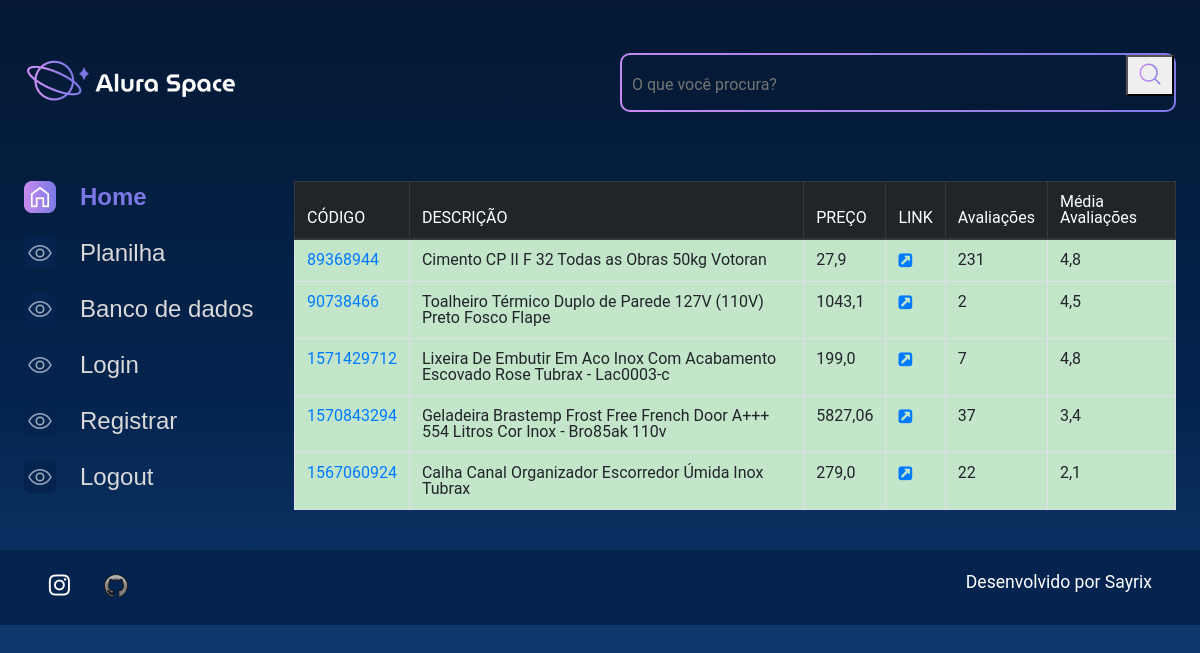
Before: /dados with the older database file.
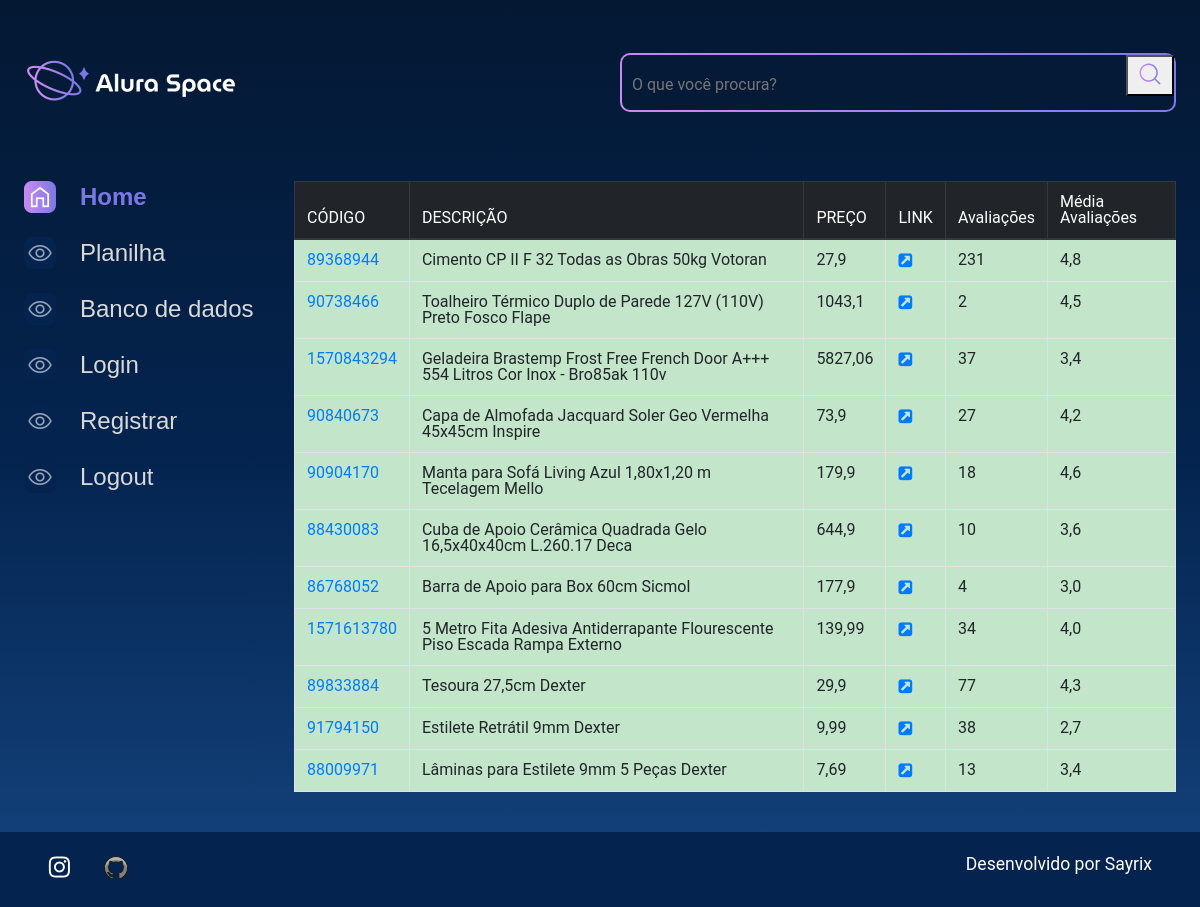
After: the same page with the newer database file.
### produtos/models.py (models this page shows, shortened)
class Produto(models.Model):
    lm = models.CharField(max_length=20, primary_key=True, null=False, blank=False)
    titulo = models.CharField(max_length=130, null=False, blank=False)
    preco = models.FloatField(max_length=10, null=False, blank=False)
    link = models.CharField(max_length=250, null=False, blank=False)
    avaliacoes = models.IntegerField(null=False, blank=False)
    media_avaliacoes = models.FloatField(max_length=4, null=False, blank=False)
    data_produto = models.DateTimeField(default=datetime.now, blank=False)
    foto = models.ImageField(blank=True)
    usuario = models.ForeignKey(
        to=User,
        on_delete=models.SET_NULL,
        null=True,
        blank=False,
        related_name="user",
    )

### produtos/views.py (the view)
# urls.py: path('dados', dados, name='dados'),
def dados(request):
    dados = Produto.objects.all()
    return render(request, 'produtos/dados.html', {'dados': dados})

### templates/produtos/dados.html
{% extends 'produtos/base.html' %}
{% load static %}
{% block content %}
<section>
    <table class="table table-striped table-bordered table-hover">
        <thead class="thead-dark">
            <tr>
                <th scope="col">CÓDIGO</th>
                <th scope="col">DESCRIÇÃO</th>
                <th scope="col">PREÇO</th>
                <th scope="col">LINK</th>
                <th scope="col">Avaliações</th>
                <th scope="col">Média Avaliações</th>
            </tr>
        </thead>
        <tbody>
            {% if dados %}
            {% for dado in dados %}
            <tr class="table-success">
                <td><a href="{% url 'detalhe_produto' %}?lm={{ dado.lm}}&titulo={{dado.titulo}}&foto={{dado.foto}}" target="_blank">{{ dado.lm }}</a></td>
                <td>{{ dado.titulo }}</td>
                <td>{{ dado.preco }}</td>
                <td><a href="{{ dado.link }}" target="_blank"><i class="fa fa-external-link-square" aria-hidden="true"></i></a></td>
                <td>{{ dado.avaliacoes }}</td>
                <td>{{ dado.media_avaliacoes }}</td>
            </tr>
            {% endfor %}
            {%endif%}
        </tbody>
    </table>
</section>
</div>
{% endblock %}

### templates/produtos/base.html (shortened to what this page needs)
{% load static %}
<!DOCTYPE html>
<html lang="pt-br">
<head>
    <link rel="stylesheet" href="https://cdn.jsdelivr.net/npm/bootstrap@4.0.0/dist/css/bootstrap.min.css">
    <link rel="stylesheet" href="{% static '/styles/style.css' %}">
    <link rel="stylesheet" href="https://cdnjs.cloudflare.com/ajax/libs/font-awesome/4.7.0/css/font-awesome.min.css">
</head>
<body>
    {% include 'partials/_menu.html' %}
    {% block content %}
    {% endblock %}
    {% include 'partials/_footer.html' %}
</body>
</html>

### templates/partials/_menu.html (shortened to what this page needs)
{% load static %}
<div class="pagina-inicial">
    <header class="cabecalho">
        <a href="{% url 'index' %}"><img src="{% static '/assets/logo/logo(2).png' %}" alt="Logo da Alura Space" /></a>
        <div class="cabecalho__busca">
            <div class="busca__fundo">
                <form action="{% url 'buscar' %}">
                    <input class="busca__input" type="text" name="buscar" placeholder="O que você procura?">
                    <button type="submit">
                        <img class="busca__icone" src="{% static '/assets/ícones/1x/search.png' %}" alt="ícone de search">
                    </button>
                </form>
            </div>
        </div>
    </header>
    <main class="principal">
        <section class="menu-lateral">
            <nav class="menu-lateral__navegacao">
                <a href="{% url 'index' %}"><img src="{% static '/assets/ícones/1x/Home - ativo.png' %}"> Home</a>
                <a href="{% url 'lista' %}"><img src="{% static '/assets/ícones/1x/Mais vistas - inativo.png' %}"> Planilha</a>
                <a href="{% url 'dados' %}"><img src="{% static '/assets/ícones/1x/Mais vistas - inativo.png' %}"> Banco de dados</a>
                <a href="{% url 'login' %}"><img src="{% static '/assets/ícones/1x/Mais vistas - inativo.png' %}"> Login</a>
                <a href="{% url 'register' %}"><img src="{% static '/assets/ícones/1x/Mais vistas - inativo.png' %}"> Registrar</a>
                <a href="{% url 'logout' %}"><img src="{% static '/assets/ícones/1x/Mais vistas - inativo.png' %}"> Logout</a>
            </nav>
        </section>

### templates/partials/_footer.html
{% load static %}
<footer class="rodape">
    <div class="rodape__icones">
        <a href="https://www.instagram.com/emerson_vicosa/?hl=pt-br" target=”_blank” >
            <img src="{% static '/assets/ícones/1x/instagram.png' %}" alt="ícone instagram">
        </a>
        <a href="https://github.com/Emerson018" target=”_blank” >
            <img src="{% static '/assets/ícones/1x/github.png' %}" alt="ícone github">
        </a>
    </div>
    <p class="rodape__texto">Desenvolvido por Sayrix</p>
</footer>

### setup/static/styles/style.css (style rules this page uses)
html, body, div, span, applet, object, iframe, h1, h2, h3, h4, h5, h6, p, blockquote, pre, a, abbr, acronym, address, big, cite, code, del, dfn, em, img, ins, kbd, q, s, samp, small, strike, strong, sub, sup, tt, var, b, u, i, center, dl, dt, dd, ol, ul, li, fieldset, form, label, legend, table, caption, tbody, tfoot, thead, tr, th, td, article, aside, canvas, details, embed, figure, figcaption, footer, header, hgroup, menu, nav, output, ruby, section, summary, time, mark, audio, video { margin: 0; padding: 0; border: 0; font-size: 100%; font: inherit; vertical-align: baseline; }
article, aside, details, figcaption, figure, footer, header, hgroup, menu, nav, section { display: block; }
body { line-height: 1; font-family: 'Space Grotesk', sans-serif; min-height: 100vh; background: linear-gradient(#041833,#04244F,#154580); background-repeat: no-repeat; background-position: center; background-size: cover; }
table { border-collapse: collapse; border-spacing: 0; }
.cabecalho { align-items: center; display: flex; justify-content: space-between; margin: 1.5rem 0 4rem 0; }
.cabecalho__busca { align-items: center; border-radius: 10px; background: linear-gradient(45deg, #C98CF1,#7B78E5); display: flex; height: auto; justify-content: space-between; padding: 2px; width: auto; }
.busca__fundo { align-items: center; background-color: #041A37; border-radius: 8px; display: flex; margin: 0 auto; width: 100%; }
.busca__input { align-items: center; background-color: transparent; border: none; font-size: 1rem; height: 50px; padding: 10px; width: 500px; }
.busca__icone { cursor: pointer; width: 2rem; height: 2rem; }
.menu-lateral { padding-right: 1.5rem; box-sizing: border-box; min-width: 270px; }
.menu-lateral__navegacao { display: flex; flex-direction: column; }
.menu-lateral__navegacao a { font-family: 'Space Grotesk', sans-serif; align-items: center; display: flex; margin-bottom: 1.5rem; text-decoration: none; color: #D9D9D9; font-size: 24px; }
.menu-lateral__navegacao a:first-child { font-weight: bold; color: #7B78E5; }
.menu-lateral__navegacao img { margin-right: 1.5rem; }
.pagina-inicial { max-width: 1440px; padding: 1.5rem; margin: 0 auto; }
.principal { display: flex; justify-content: space-between; }
.rodape { background-color: #04244F; width: 100%; padding: 1.5rem 3rem; box-sizing: border-box; display: flex; justify-content: space-between; color: #FFFFFF; }
.rodape__icones { width: 80px; display: flex; justify-content: space-between; }
.rodape__texto { font-size: 1.1rem; }
body { margin: 0; font-family: 'Roboto'; }
body * { box-sizing: border-box; }

Changed rows visible on the page:
removed Produto: lm "1571429712", titulo "Lixeira De Embutir Em Aco Inox Com Acabamento Escovado Rose Tubrax - Lac0003-c", preco "199,0", avaliacoes "7", media_avaliacoes "4,8"
removed Produto: lm "1567060924", titulo "Calha Canal Organizador Escorredor Úmida Inox Tubrax", preco "279,0", avaliacoes "22", media_avaliacoes "2,1"
added Produto: lm "90840673", titulo "Capa de Almofada Jacquard Soler Geo Vermelha 45x45cm Inspire", preco "73,9", avaliacoes "27", media_avaliacoes "4,2"
added Produto: lm "90904170", titulo "Manta para Sofá Living Azul 1,80x1,20 m Tecelagem Mello", preco "179,9", avaliacoes "18", media_avaliacoes "4,6"
added Produto: lm "88430083", titulo "Cuba de Apoio Cerâmica Quadrada Gelo 16,5x40x40cm L.260.17 Deca", preco "644,9", avaliacoes "10", media_avaliacoes "3,6"
added Produto: lm "86768052", titulo "Barra de Apoio para Box 60cm Sicmol", preco "177,9", avaliacoes "4", media_avaliacoes "3,0"
added Produto: lm "1571613780", titulo "5 Metro Fita Adesiva Antiderrapante Flourescente Piso Escada Rampa Externo", preco "139,99", avaliacoes "34", media_avaliacoes "4,0"
added Produto: lm "89833884", titulo "Tesoura 27,5cm Dexter", preco "29,9", avaliacoes "77", media_avaliacoes "4,3"
added Produto: lm "91794150", titulo "Estilete Retrátil 9mm Dexter", preco "9,99", avaliacoes "38", media_avaliacoes "2,7"
added Produto: lm "88009971", titulo "Lâminas para Estilete 9mm 5 Peças Dexter", preco "7,69", avaliacoes "13", media_avaliacoes "3,4"
